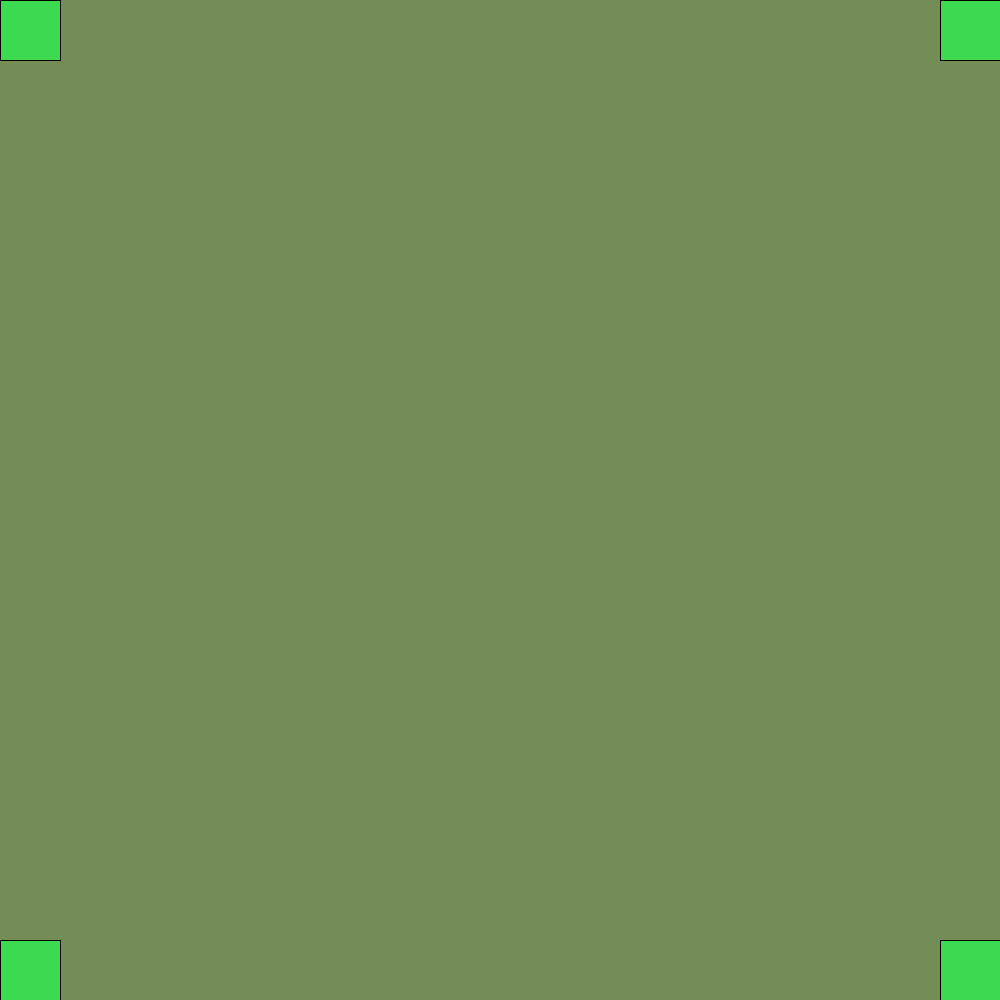
Frame 1 (no input)
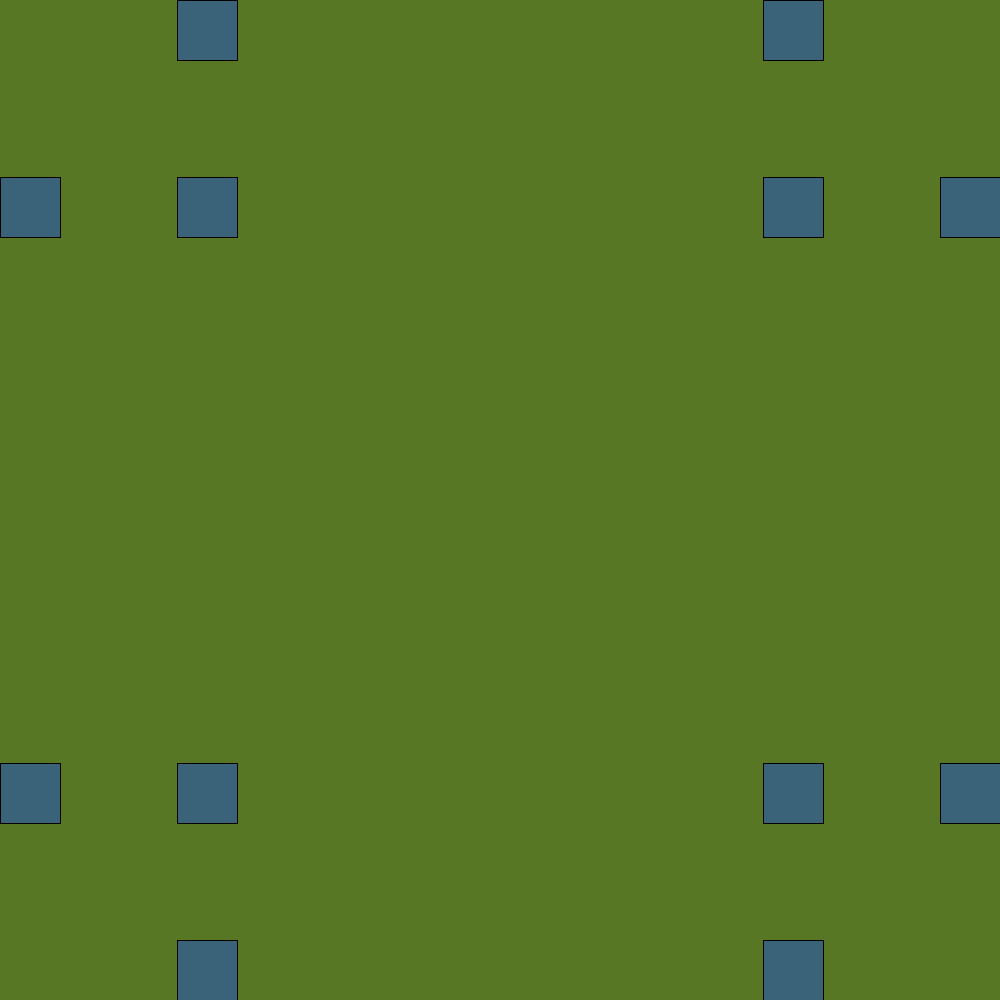
Frame 60 (the mouse pressed at the canvas centre just before this capture)
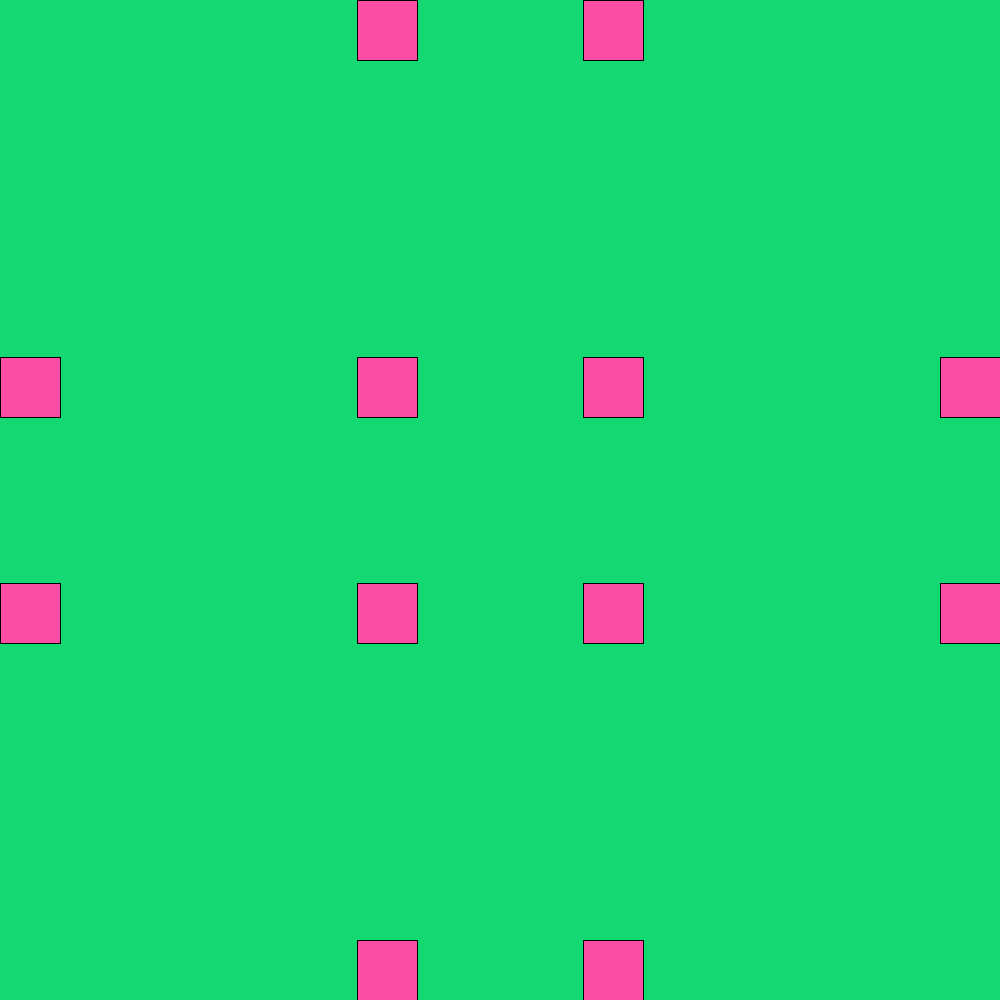
Frame 120 (the mouse held since frame 60 and released just before this capture)

The Processing sketch that drew these frames (run headless with seeded random() and noise(); from frame 60 on, the mouse is pressed at the canvas centre):

// Processing sketch: Sam_Eye_Destroyer
// ── Sam_Eye_Destroyer.pde
int a=0;
void setup()
{
  size(1000, 1000);
  background(random(255), random(255), random(255));
}
void draw()
{

  fill(random(255), random(255), random(255));
 background(random(255), random(255), random(255));

rect(0+a, 0, 60, 60);
rect(0, 0+a, 60, 60);
rect(0+a, 0+a, 60, 60);
rect(940, 0+a, 60, 60);
rect(940-a, 0+a, 60, 60);
rect(940-a, 0, 60, 60);
rect(0+a, 940, 60, 60);
rect(0, 940-a, 60, 60);
rect(0+a, 940-a, 60, 60);
rect(940-a, 940, 60, 60);
rect(940, 940-a, 60, 60);
rect(940-a, 940-a, 60, 60);
a=a+3;
if (a>1000)
{
  a=0;
  fill(random(255), random(255), random(255));
}
}
